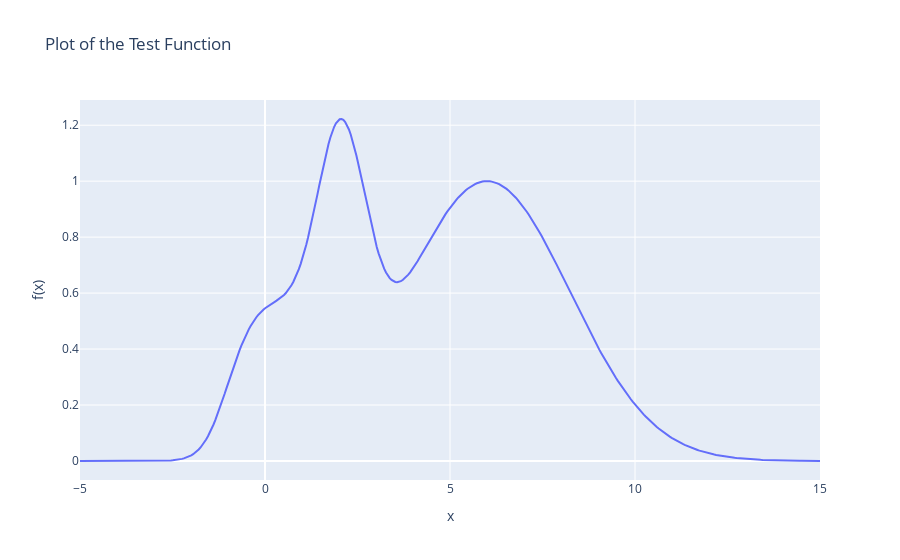

Notebook cell for this chart:
### Code cell
import numpy as np
import plotly.graph_objects as go

def test_function(x):
    return np.exp(-(x - 2) ** 2) + np.exp(-(x - 6) ** 2 / 10) + 1 / (np.exp(x ** 2) + 1)

# Generate x values
x = np.linspace(-5, 15, 400)
y = test_function(x)

# Create the plot
fig = go.Figure()

fig.add_trace(go.Scatter(x=x, y=y, mode='lines', name='test_function'))

# Update layout
fig.update_layout(
    title="Plot of the Test Function",
    xaxis_title="x",
    yaxis_title="f(x)"
)

# Show the plot
fig.show()

### Figure 1 — Plotly figure (JSON) as saved in the notebook; plotly's stock layout.template omitted (floating-point values rounded to 4 significant figures; data arrays with more than 128 entries replaced by an {"elided": "..."} marker saying what was removed)
{"data": [{"mode": "lines", "name": "test_function", "type": "scatter", "x": {"elided": "400 float values"}, "y": {"elided": "400 float values"}}], "layout": {"title": {"text": "Plot of the Test Function"}, "xaxis": {"title": {"text": "x"}}, "yaxis": {"title": {"text": "f(x)"}}}}
